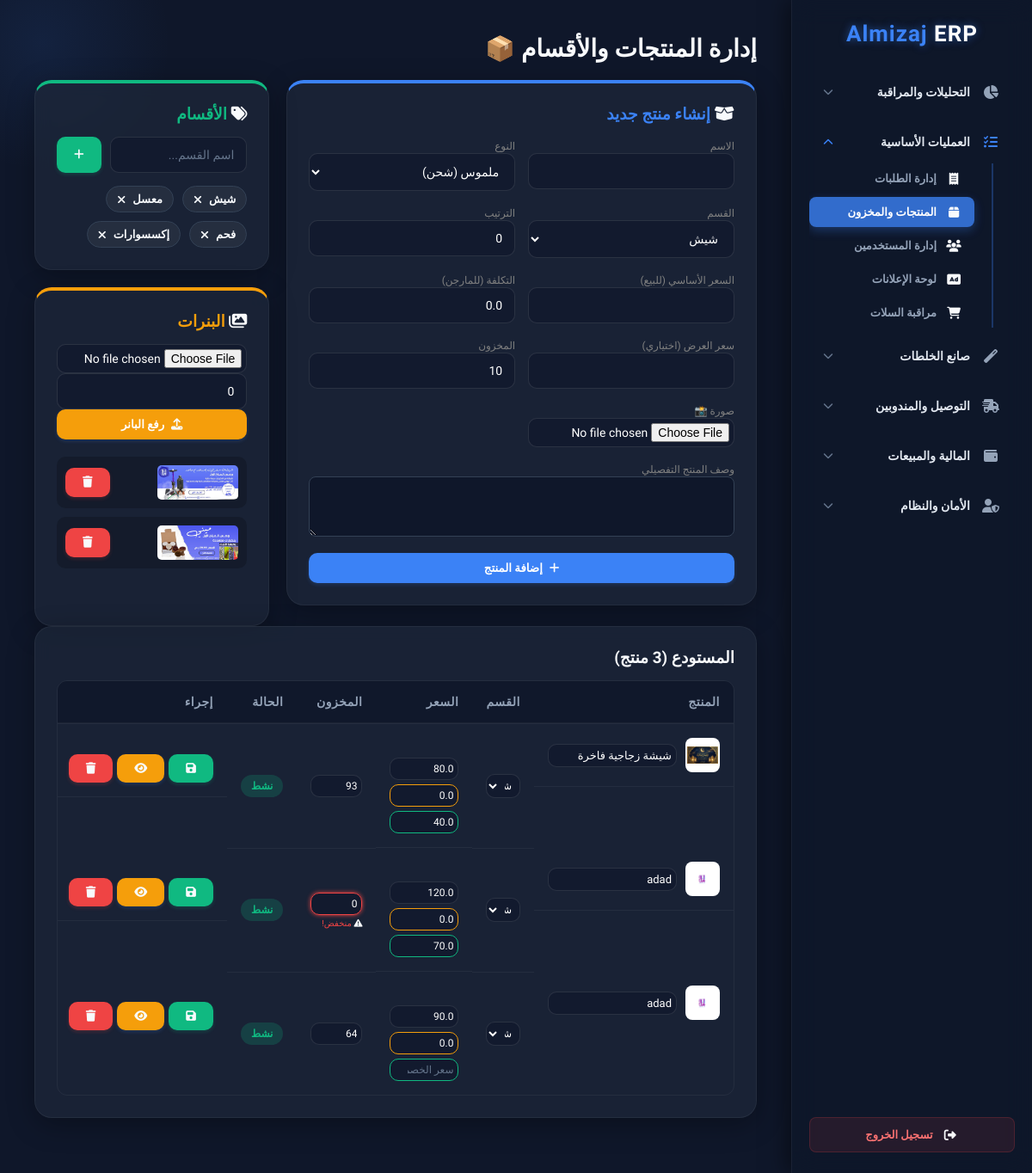
The app's page /admin/products (signed in) with its own data.
### src/backend/models/product.py (models this page shows)
class Banner(db.Model):
    id = db.Column(db.Integer, primary_key=True)
    image_url = db.Column(db.String(300), nullable=False)
    action_link = db.Column(db.String(300))
    is_active = db.Column(db.Boolean, default=True)
    sort_order = db.Column(db.Integer, default=0)

class Product(db.Model):
    id = db.Column(db.Integer, primary_key=True)
    name = db.Column(db.String(150), nullable=False)
    type = db.Column(db.String(50), default='physical')
    price = db.Column(db.Float, nullable=False)
    cost_price = db.Column(db.Float, default=0.0) # 🌟 التكلفة لحساب المارجن
    discount_price = db.Column(db.Float)
    stock = db.Column(db.Integer, default=0)
    category = db.Column(db.String(50), nullable=False)
    image_url = db.Column(db.String(300))
    description = db.Column(db.Text, default='لا يوجد وصف متاح لهذا المنتج.')
    extra_images = db.Column(db.Text, default='[]')
    is_active = db.Column(db.Boolean, default=True)
    sort_order = db.Column(db.Integer, default=0)

### app/admin/products.py (the view, shortened to what this page needs)
@admin_bp.route('/products', methods=['GET', 'POST'])
def products_page():
    if 'user_id' not in session or session.get('role') != 'admin':
        return redirect(url_for('admin.login'))
    all_products = Product.query.order_by(Product.sort_order.asc(), Product.id.desc()).all()
    all_banners = Banner.query.order_by(Banner.sort_order.asc()).all()
    categories = get_categories()
    return render_template('products.html', products=all_products, banners=all_banners, categories=categories)

### app/admin/__init__.py (called while the page is built)
@admin_bp.context_processor
def inject_notifications():
    from app.models import Notification
    try:
        unread_count = Notification.query.filter_by(is_read=False).count()
        return dict(unread_count=unread_count)
    except:
        return dict(unread_count=0)

### app/utils.py (called while the page is built)
def get_categories():
    s = SystemSetting.query.get('categories')
    if s and s.value:
        return json.loads(s.value)
    return ["شيش", "معسل", "فحم", "إكسسوارات"] # الأقسام الافتراضية

### app/templates/products.html (shortened to what this page needs)
{% extends "base.html" %}
{% block content %}
<h1 style="font-size:28px; margin-bottom:20px;">إدارة المنتجات والأقسام 📦</h1>
<div style="display:grid; grid-template-columns: 2fr 1fr; gap:20px;">
    <div class="card" style="border-top: 4px solid #3b82f6;">
        <h3 style="margin-bottom:15px; color:#3b82f6;"><i class="fas fa-box-open"></i> إنشاء منتج جديد</h3>
        <form method="POST" enctype="multipart/form-data" style="display:grid; grid-template-columns:1fr 1fr; gap:15px;">
            <div><label style="font-size:12px;color:gray;">الاسم</label><input type="text" name="name" required></div>
            <div><label style="font-size:12px;color:gray;">النوع</label>
                <select name="type">
                    <option value="physical">ملموس (شحن)</option>
                </select>
            </div>
            <div><label style="font-size:12px;color:gray;">القسم</label>
                <select name="category" required>{% for cat in categories %}<option value="{{ cat }}">{{ cat }}</option>{% endfor %}</select>
            </div>
            <div><label style="font-size:12px;color:gray;">الترتيب</label><input type="number" name="sort_order" value="0"></div>
            <div><label style="font-size:12px;color:gray;">السعر الأساسي (للبيع)</label><input type="number" step="0.01" name="price" required></div>
            <div><label style="font-size:12px;color:gray;">التكلفة (للمارجن)</label><input type="number" step="0.01" name="cost_price" value="0.0"></div>
            <div><label style="font-size:12px;color:gray;">سعر العرض (اختياري)</label><input type="number" step="0.01" name="discount_price"></div>
            <div><label style="font-size:12px;color:gray;">المخزون</label><input type="number" name="stock" value="10" required></div>
            <div><label style="font-size:12px;color:gray;">صورة 📸</label><input type="file" name="image_file" accept="image/*" style="padding:5px;"></div>
            <div style="grid-column: span 2;">
                <label style="font-size:12px;color:gray;">وصف المنتج التفصيلي</label>
                <textarea name="description" rows="3" style="width:100%; padding:10px; background:#0f172a; border:1px solid #334155; color:white; border-radius:8px;"></textarea>
            </div>
            <div style="grid-column: span 2;"><button type="submit" class="btn" style="width:100%;"><i class="fas fa-plus"></i> إضافة المنتج</button></div>
        </form>
    </div>
    <div style="display:flex; flex-direction:column; gap:20px;">
        <div class="card" style="border-top: 4px solid #10b981; margin-bottom:0;">
            <h3 style="margin-bottom:15px; color:#10b981;"><i class="fas fa-tags"></i> الأقسام</h3>
            <form method="POST" style="display:flex; gap:10px; margin-bottom: 15px;">
                <input type="text" name="new_category" placeholder="اسم القسم..." required style="margin:0;">
                <button class="btn btn-success"><i class="fas fa-plus"></i></button>
            </form>
            <div style="display:flex; flex-wrap:wrap; gap:10px;">
                {% for cat in categories %}
                <div style="background:rgba(255,255,255,0.05); padding:5px 12px; border-radius:20px; display:flex; align-items:center; gap:8px; border:1px solid #334155;">
                    <span style="font-size:13px; font-weight:bold;">{{ cat }}</span>
                    <form method="POST" onsubmit="return confirm('حذف؟');" style="margin:0;"><button style="background:transparent; border:none; color:#ef4444; cursor:pointer;"><i class="fas fa-times"></i></button></form>
                </div>
                {% endfor %}
            </div>
        </div>
        <div class="card" style="border-top: 4px solid #f59e0b; margin-bottom:0; flex:1;">
            <h3 style="margin-bottom:15px; color:#f59e0b;"><i class="fas fa-images"></i> البنرات</h3>
            <form method="POST" enctype="multipart/form-data" style="margin-bottom: 20px;">
                <input type="file" name="banner_file" accept="image/*" style="padding:5px;" required>
                <input type="number" name="sort_order" placeholder="الترتيب" value="0">
                <button type="submit" class="btn" style="background:#f59e0b; width:100%;"><i class="fas fa-upload"></i> رفع البانر</button>
            </form>
            <div style="max-height:150px; overflow-y:auto;">
                {% for b in banners %}
                <div style="display:flex; justify-content:space-between; align-items:center; background:rgba(0,0,0,0.2); padding:10px; border-radius:10px; margin-bottom:10px;">
                    <img src="{{ b.image_url }}" style="height:40px; border-radius:5px; object-fit:cover;">
                    <form method="POST"><input type="hidden" name="action" value="delete_banner"><input type="hidden" name="bid" value="{{ b.id }}"><button class="btn btn-danger btn-sm"><i class="fas fa-trash"></i></button></form>
                </div>
                {% endfor %}
            </div>
        </div>
    </div>
</div>
<div class="card">
    <h3 style="margin-bottom:15px;">المستودع ({{ products|length }} منتج)</h3>
    <div class="table-container">
    <table>
        <tr><th>المنتج</th><th>القسم</th><th>السعر</th><th>المخزون</th><th>الحالة</th><th>إجراء</th></tr>
        {% for p in products %}
        <tr>
            <form method="POST" enctype="multipart/form-data">
                <td style="display:flex; gap:10px; align-items:center;">
                    <img src="{{ p.image_url }}" style="width:40px; height:40px; border-radius:8px; background:white; padding:2px; object-fit:contain;">
                    <input type="text" name="name" value="{{ p.name }}" style="margin:0; padding:5px; width:150px; font-size:13px;" required>
                </td>
                <td>
                    <select name="category" style="margin:0; padding:5px; font-size:12px;">
                        {% for cat in categories %}<option value="{{ cat }}" {% if p.category == cat %}selected{% endif %}>{{ cat }}</option>{% endfor %}
                    </select>
                </td>
                <td style="display:flex; flex-direction:column; gap:5px;">
                    <input type="number" step="0.01" name="price" value="{{ p.price }}" style="margin:0; padding:5px; width:80px; font-size:12px;" required title="سعر البيع">
                    <input type="number" step="0.01" name="cost_price" value="{{ p.cost_price }}" style="margin:0; padding:5px; width:80px; font-size:12px; border-color:#f59e0b;" placeholder="التكلفة (للمارجن)" title="التكلفة">
                    <input type="number" step="0.01" name="discount_price" value="{{ p.discount_price or '' }}" style="margin:0; padding:5px; width:80px; font-size:12px; border-color:#10b981;" placeholder="سعر الخصم">
                </td>
                <td>
                    <input type="number" name="stock" value="{{ p.stock }}" style="margin:0; padding:5px; width:60px; font-size:12px; {% if p.stock < 5 %}border-color:#ef4444; box-shadow:0 0 5px #ef4444;{% endif %}" required>
                    {% if p.stock < 5 %}
                        <div style="font-size:10px; color:#ef4444; margin-top:4px;"><i class="fas fa-exclamation-triangle"></i> منخفض!</div>
                    {% endif %}
                </td>
                <td>
                    {% if p.is_active %}<span class="badge" style="background:rgba(16,185,129,0.2); color:#10b981;">نشط</span>{% else %}<span class="badge" style="background:#ef4444; color:white;">معطل</span>{% endif %}
                </td>
                <td style="display:flex; gap:5px;">
                    <button type="submit" class="btn btn-sm btn-success" title="حفظ التعديلات"><i class="fas fa-save"></i></button>
            </form>
                    <form method="POST"><button class="btn btn-sm" style="background:#f59e0b;"><i class="fas fa-eye"></i></button></form>
                    <form method="POST" onsubmit="return confirm('حذف نهائي؟');"><button class="btn btn-danger btn-sm"><i class="fas fa-trash"></i></button></form>
        </tr>
        {% endfor %}
    </table>
</div>
</div>
{% endblock %}

### app/templates/base.html (style rules this page uses)
* { margin:0; padding:0; box-sizing:border-box; font-family:'Tajawal', sans-serif; direction:rtl; color:#f8fafc; }
body { background: #0f172a; display:flex; height:100vh; overflow:hidden; }
.card { background: rgba(30,41,59,0.7); backdrop-filter: blur(10px); -webkit-backdrop-filter: blur(10px); padding: 25px; border-radius: 20px; border: 1px solid rgba(255,255,255,0.05); margin-bottom:24px; box-shadow: 0 8px 32px 0 rgba(0,0,0,0.3); transition: transform 0.2s; position: relative; z-index: 1; }
.table-container { overflow-x: auto; border-radius: 12px; border: 1px solid rgba(255,255,255,0.05); }
table { width: 100%; border-collapse: collapse; background: transparent; }
th { background: rgba(15,23,42,0.8); padding: 16px; text-align: right; color: #94a3b8; font-weight: 700; font-size: 14px; text-transform: uppercase; letter-spacing: 0.5px; border-bottom: 2px solid rgba(255,255,255,0.05); }
td { padding: 16px; text-align: right; border-bottom: 1px solid rgba(255,255,255,0.05); color: #e2e8f0; vertical-align: middle; }
tr:last-child td { border-bottom: none; }
.btn { background: #3b82f6; color: white; padding: 10px 20px; border:none; border-radius:10px; cursor:pointer; font-weight:bold; transition:all 0.2s ease; display: inline-flex; align-items: center; justify-content: center; gap: 8px; box-shadow: 0 2px 4px rgba(59,130,246,0.2); }
.btn-danger { background: #ef4444; box-shadow: 0 2px 4px rgba(239,68,68,0.2); }
.btn-success { background: #10b981; box-shadow: 0 2px 4px rgba(16,185,129,0.2); }
input, select, textarea { width: 100%; padding: 12px 14px; background: rgba(15,23,42,0.6); border: 1px solid rgba(255,255,255,0.1); border-radius: 10px; color: white; outline:none; transition: all 0.2s; font-size: 14px; }
input::placeholder, textarea::placeholder { color: #64748b; }
.badge { padding: 6px 12px; border-radius: 20px; font-size: 12px; font-weight: bold; display: inline-block; }

### records on screen
Banner: image_url (picture)
Banner: image_url (picture)
Product: image_url (picture), name "شيشة زجاجية فاخرة", category "شيش", price "80.0", cost_price "0.0", discount_price "40.0", stock "93", is_active "نشط"
Product: image_url (picture), name "adad", category "شيش", price "120.0", cost_price "0.0", discount_price "70.0", stock "0", shows "منخفض!", is_active "نشط"
Product: image_url (picture), name "adad", category "شيش", price "90.0", cost_price "0.0", stock "64", is_active "نشط"

### other values on screen
{{ cat }} "شيش" "معسل" "فحم" "إكسسوارات"
form field category "شيش"
